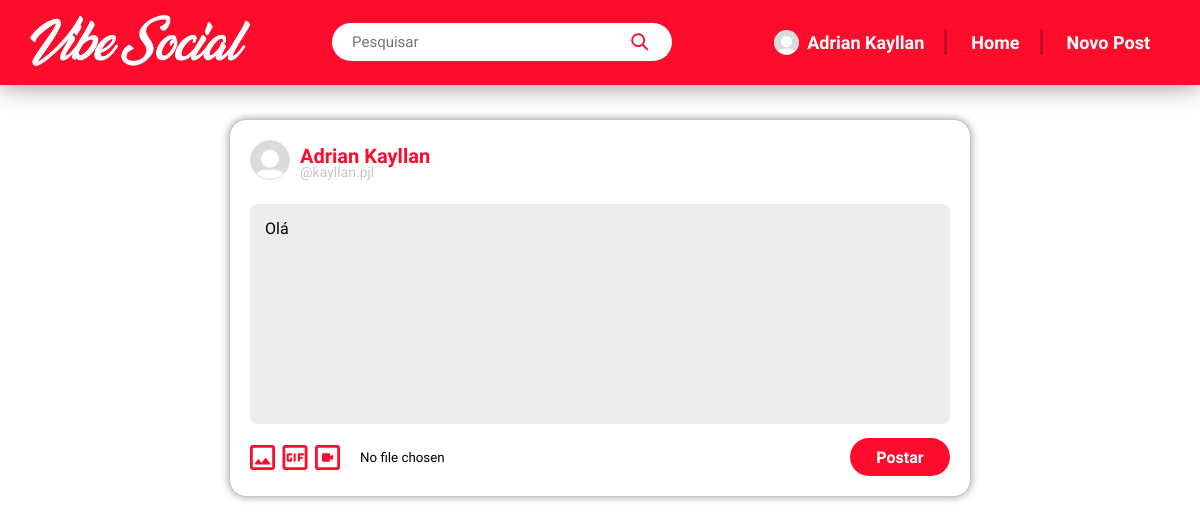
Page /edit/14 (signed in) on the committed database.
### main/models.py (models this page shows, shortened)
class User(AbstractUser):
    name = models.CharField(max_length=64)
    email = models.EmailField(unique=True)
    profile_pic = models.ImageField(upload_to='profiles', default='default.jpg', null=True)
    USERNAME_FIELD = 'email'
    REQUIRED_FIELDS = ['name']

class Post(models.Model):
    content = models.TextField(null=True, blank=True)
    image = models.ImageField(upload_to='posts', null=True, blank=True)
    posted_by = models.ForeignKey(User, on_delete=models.CASCADE)
    time = models.DateTimeField(auto_now_add=True)

### main/views.py (the view)
# urls.py: path('edit/<int:id>', views.edit_post, name='edit_post'),
@login_required
def edit_post(request, id):
    post = get_object_or_404(Post, id=id)
    if request.method == 'POST':
        form = CreatePostForm(request.POST, request.FILES, instance=post)
        if form.is_valid():
            form.save()
            return redirect('home_page')
    else:
        form = CreatePostForm(instance=post)
    context = {'form': form}
    return render(request, 'new-edit.html', context)

### main/forms.py
class CreatePostForm(forms.ModelForm):
    content = forms.CharField(
            widget=forms.Textarea(
                attrs={'placeholder': 'Vamos mudar o mundo?'}
            )
        )
    class Meta:
        model = Post
        fields = ['content', 'image']

### main/templates/new-edit.html
{% extends 'layout.html' %}
{% block content %}
{% include 'newpost.html' %}
{% endblock %}

### main/templates/header.html
{% load static %}
<nav class="navbar">
    <ul>
        <li class="logo">
            <img src="{% static 'img/logo.png' %}" alt="">
        </li>
        {% if user.is_authenticated %}
        <li class="search">
            <input type="text" placeholder="Pesquisar">
            <button type="submit"><svg width="24" height="24" fill="none" viewBox="0 0 24 24" xmlns="http://www.w3.org/2000/svg"><path d="M10 2.5a7.5 7.5 0 0 1 5.964 12.048l4.743 4.745a1 1 0 0 1-1.32 1.497l-.094-.083-4.745-4.743A7.5 7.5 0 1 1 10 2.5Zm0 2a5.5 5.5 0 1 0 0 11 5.5 5.5 0 0 0 0-11Z" fill="#212121"/></svg></button>
        </li>
        <ul class="navegation">
            <li><a href=""><button><img src="{{ request.user.profile_pic.url }}" alt="">{{ request.user.name }}</button></a></li>
            <li><a href="{% url 'home_page' %}"><button>Home</button></a></li>
            <li><a href="{% url 'newpost' %}"><button>Novo Post</button></a></li>
        </ul>
        {% else %}
        <ul class="login">
            <li>{% include 'login.html' %}</li>
        </ul>
        {% endif %}
    </ul>
</nav>

### main/templates/newpost.html (shortened to what this page needs)
<div class="newpost">
    <div class="user-infos">
        <div class="user-img">
            <img src="{{ user.profile_pic.url }}" alt="">
        </div>
        <div class="user-txt">
            <h2>{{ user.name }}</h2>
            <h4>@{{ user.username }}</h4>
        </div>
    </div>
    <form method="post" enctype="multipart/form-data">
        <div class="form-to-post">
            {{ form.content }}
        </div>
        <div class="options">
            <div class="form-image">{{ form.image }}</div>
            <button type="submit" class="submit">Postar</button>
        </div>
    </form>
</div>

### main/static/styles/style.css (style rules this page uses)
* { margin: 0; padding: 0; font-family: "Geist", sans-serif; }
header .navbar ul { display: flex; justify-content: space-between; align-items: center; list-style: none; }
header .navbar ul .logo img { width: 220px; height: auto; }
header .navbar ul .search { display: flex; align-items: center; justify-content: flex-end; }
header .navbar ul .search input { position: relative; padding: 15px 20px; border-radius: 9999px; border: none; height: 8px; width: 25vw; font-size: 15px; }
header .navbar ul .search button { display: flex; align-items: center; justify-content: center; position: absolute; background-color: transparent; border: none; margin-right: 20px; }
header .navbar ul .search button svg { height: 22px; }
header .navbar ul .navegation { display: flex; justify-content: center; align-items: center; }
header .navbar ul .navegation li { display: flex; justify-content: center; align-items: center; margin-right: 4px; border-right: 3px solid #c20e26; height: 26px; }
header .navbar ul .navegation li:last-child { margin-right: 0px; border-right: 0; }
header .navbar ul .navegation li a { text-decoration: none; }
header .navbar ul .navegation li a button { display: flex; align-items: center; justify-content: center; font-size: 18px; padding: 6px 20px; border: none; background-color: transparent; color: #fff; font-weight: bold; }
header .navbar ul .navegation li a button img { width: 25px; height: auto; border-radius: 9999px; margin-right: 8px; }
main .newpost { display: flex; justify-content: center; flex-direction: column; background-color: #fff; outline: 1px solid #c5c5c5; box-shadow: 0px 0px 10px rgb(138, 138, 138); padding: 20px; margin-block: 35px; border-radius: 1rem; width: 700px; }
main .newpost .user-infos { display: flex; align-items: center; margin-bottom: 20px; }
main .newpost .user-infos .user-img img { border-radius: 9999px; margin-right: 10px; height: 40px; width: 40px; }
main .newpost .user-infos .user-txt { display: flex; flex-direction: column; }
main .newpost .user-infos .user-txt h2 { font-size: 20px; color: #fd0c2c; }
main .newpost .user-infos .user-txt h4 { font-weight: 400; color: #c5c5c5; font-size: 14px; margin-top: -4px; }
main .newpost form { display: flex; justify-content: center; flex-direction: column; }
main .newpost form .form-to-post textarea { background-color: #ececec; width: 100%; border-radius: 0.5rem; resize: none; border: none; padding: 15px; box-sizing: border-box; font-size: 16px; }
main .newpost form .options { display: flex; justify-content: space-between; align-items: center; margin-top: 10px; }
main .newpost form .options .submit { padding: 10px 20px; background-color: #fd0c2c; font-size: 16px; font-weight: bold; color: #fff; border-radius: 9999px; border: none; width: 100px; height: 38px; box-sizing: border-box; }

### rows in the picture
User: user.profile_pic (placeholder picture), user.name "Adrian Kayllan", profile_pic (placeholder picture), name "Adrian Kayllan", username "kayllan.pjl"
Post: content "Olá"
